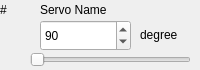
<?xml version="1.0" encoding="UTF-8"?>
<ui version="4.0">
 <class>ServoCtrl</class>
 <widget class="QWidget" name="ServoCtrl">
  <property name="geometry">
   <rect>
    <x>0</x>
    <y>0</y>
    <width>200</width>
    <height>70</height>
   </rect>
  </property>
  <property name="sizePolicy">
   <sizepolicy hsizetype="Preferred" vsizetype="Preferred">
    <horstretch>0</horstretch>
    <verstretch>0</verstretch>
   </sizepolicy>
  </property>
  <property name="minimumSize">
   <size>
    <width>200</width>
    <height>70</height>
   </size>
  </property>
  <property name="windowTitle">
   <string>Form</string>
  </property>
  <widget class="QLabel" name="name">
   <property name="geometry">
    <rect>
     <x>40</x>
     <y>0</y>
     <width>151</width>
     <height>20</height>
    </rect>
   </property>
   <property name="text">
    <string>Servo Name</string>
   </property>
  </widget>
  <widget class="QSlider" name="slideAngle">
   <property name="geometry">
    <rect>
     <x>30</x>
     <y>50</y>
     <width>161</width>
     <height>20</height>
    </rect>
   </property>
   <property name="orientation">
    <enum>Qt::Horizontal</enum>
   </property>
  </widget>
  <widget class="QLabel" name="label">
   <property name="geometry">
    <rect>
     <x>140</x>
     <y>20</y>
     <width>51</width>
     <height>29</height>
    </rect>
   </property>
   <property name="text">
    <string>degree</string>
   </property>
  </widget>
  <widget class="QSpinBox" name="spinAngle">
   <property name="geometry">
    <rect>
     <x>40</x>
     <y>20</y>
     <width>91</width>
     <height>31</height>
    </rect>
   </property>
   <property name="accelerated">
    <bool>false</bool>
   </property>
   <property name="maximum">
    <number>360</number>
   </property>
   <property name="value">
    <number>90</number>
   </property>
  </widget>
  <widget class="QLabel" name="port">
   <property name="geometry">
    <rect>
     <x>0</x>
     <y>0</y>
     <width>41</width>
     <height>20</height>
    </rect>
   </property>
   <property name="text">
    <string>#</string>
   </property>
  </widget>
 </widget>
 <resources/>
 <connections/>
</ui>
